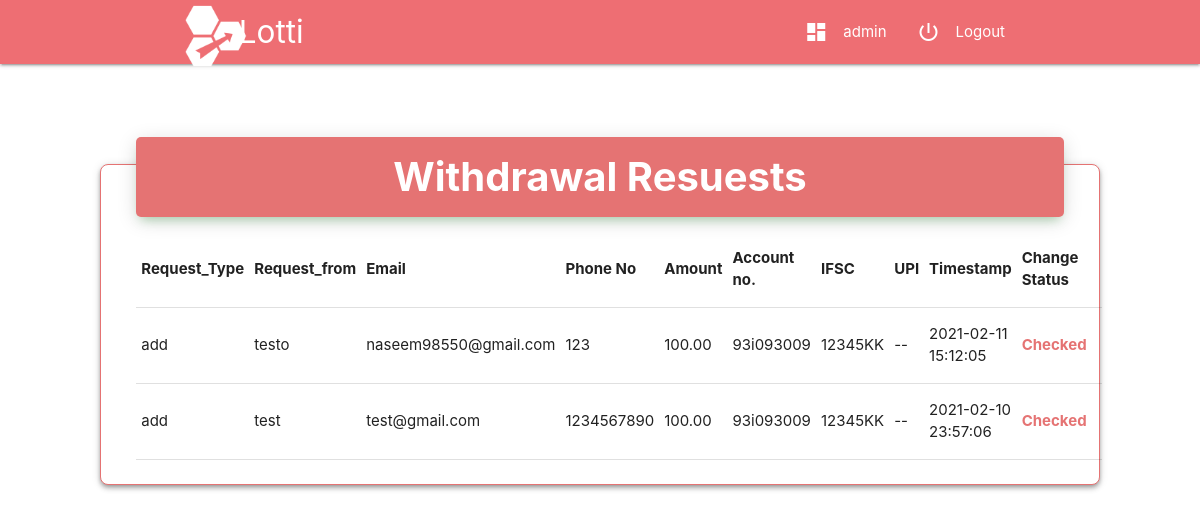
Page /withdraw_req.php (signed in) on the committed database.
### tables this page shows
CREATE TABLE `requests` (
  `id` int(255) NOT NULL,
  `request_type` enum('withdraw','add') NOT NULL,
  `request_to` varchar(255) NOT NULL,
  `request_from` varchar(255) NOT NULL,
  `account_no` varchar(255) NOT NULL,
  `ifsc` varchar(255) NOT NULL,
  `upi` varchar(255) NOT NULL,
  `amount` double(10,2) NOT NULL,
  `status` varchar(255) NOT NULL,
  `timestamp_` datetime NOT NULL
);

CREATE TABLE `user` (
  `id` int(255) NOT NULL,
  `username` varchar(255) NOT NULL,
  `email` varchar(255) NOT NULL,
  `address` varchar(255) NOT NULL,
  `phone` varchar(255) NOT NULL,
  `pass` varchar(255) NOT NULL,
  `balance` double(10,2) NOT NULL
);

### withdraw_req.php (the view, shortened to what this page needs)
<!DOCTYPE html>
<html lang="en">
<head>
    <?php
    include_once 'partial/head.php';
    ?>
</head>
<body>
    <?php
    include_once 'partial/header.php';
    ?>
    <div class="row main_row">
        <div class="card z-depth-2 cards " style="border-radius: 8px; border: 1px solid #e57373;">
            <div class="card-content ">
                <div class="row" style="margin-bottom: 0px;">
                    <div class="col s12 m12 l12 " style=" margin-top: -4em;">
                        <div class="card" style="  background-color: #e57373; padding: 10px;   box-shadow: 0 4px 20px 0px rgba(0, 0, 0, 0.14), 0 7px 10px -5px rgba(76, 175, 80, 0.4);    border-radius: 5px;">
                            <div class="card-image cneter-align">
                                <p style="text-align: center; font-size: 5vh; color: white; font-weight: bold;">
                                    Withdrawal Resuests
                                </p>
                            </div>
                        </div>
                    </div>
                    <div class="col s12 m12 l12 ">
                        <table class="responsive-table highlight ">
                            <thead>
                                <tr>
                                    <th>Request_Type</th>
                                    <th>Request_from</th>
                                    <th>Email</th>
                                    <th>Phone No</th>
                                    <th>Amount</th>
                                    <th>Account no.</th>
                                    <th>IFSC</th>
                                    <th>UPI</th>
                                    <th>Timestamp</th>
                                    <th>Change Status</th>
                                    <th></th>
                                </tr>
                            </thead>
                            <tbody>
                                <?php
                                $sql = "SELECT * FROM requests ORDER BY id DESC";
                                $result = mysqli_query($con, $sql);
                                $resultch = mysqli_num_rows($result);
                                if ($resultch < 1) {
                                } else {
                                    while ($row = mysqli_fetch_assoc($result)) {
                                        $id = $row['id'];
                                        $user_id = $row['request_from'];
                                        $sql1 = "SELECT * FROM user WHERE id='$user_id' ";
                                        $result1 = mysqli_query($con, $sql1);
                                        $resultch1 = mysqli_num_rows($result1);
                                        if (!$resultch1 < 1) {
                                            $row1 = mysqli_fetch_assoc($result1);
                                            $username = $row1['username'];
                                            $email = $row1['email'];
                                            $phone = $row1['phone'];
                                        }
                                ?>
                                        <tr>
                                            <td><?php echo  $row['request_type']; ?></td>
                                            <td><?php echo  $username; ?></td>
                                            <td><?php echo  $email; ?></td>
                                            <td><?php echo  $phone; ?></td>
                                            <td><?php echo  $row['amount']; ?></td>
                                            <?php
                                            if ($row['account_no'] == '') {
                                            ?>
                                                <td>--</td>
                                            <?php
                                            } else {
                                            ?>
                                                <td><?php echo $row['account_no']; ?></td>
                                            <?php
                                            }
                                            ?>
                                            <?php
                                            if ($row['ifsc'] == '') {
                                            ?>
                                                <td>--</td>
                                            <?php
                                            } else {
                                            ?>
                                                <td><?php echo $row['ifsc']; ?></td>
                                            <?php
                                            }
                                            ?>
                                            <?php
                                            if ($row['upi'] == '') {
                                            ?>
                                                <td>--</td>
                                            <?php
                                            } else {
                                            ?>
                                                <td><?php echo $row['upi']; ?></td>
                                            <?php
                                            }
                                            ?>
                                            <td><?php echo  $row['timestamp_']; ?></td>
                                            <td><a style="color: #e57373; font-weight: bold;" href="withdraw_req.php?req_type=<?php echo $row['request_type'];?>&req_id=<?php echo $id; ?>&from=<?php echo $user_id; ?>&amount=<?php echo $row['amount']; ?>"><?php echo  $row['status']; ?></a></td>
                                        </tr>
                                <?php
                                    }
                                }
                                ?>
                            </tbody>
                        </table>
                    </div>
                </div>
            </div>
        </div>
    </div>
</body>
</html>

### withdraw_req.php (style rules this page uses)
.main_row { margin: 100px; }

### rows in the picture
requests: request_type "add", user.username "testo", user.email "naseem98550@gmail.com", user.phone "123", amount "100.00", account_no "93i093009", ifsc "12345KK", timestamp_ "2021-02-11 15:12:05", status "Checked"
requests: request_type "add", user.username "test", user.email "test@gmail.com", user.phone "1234567890", amount "100.00", account_no "93i093009", ifsc "12345KK", timestamp_ "2021-02-10 23:57:06", status "Checked"

### other values in the picture
$_SESSION['admin_username'] "admin"
